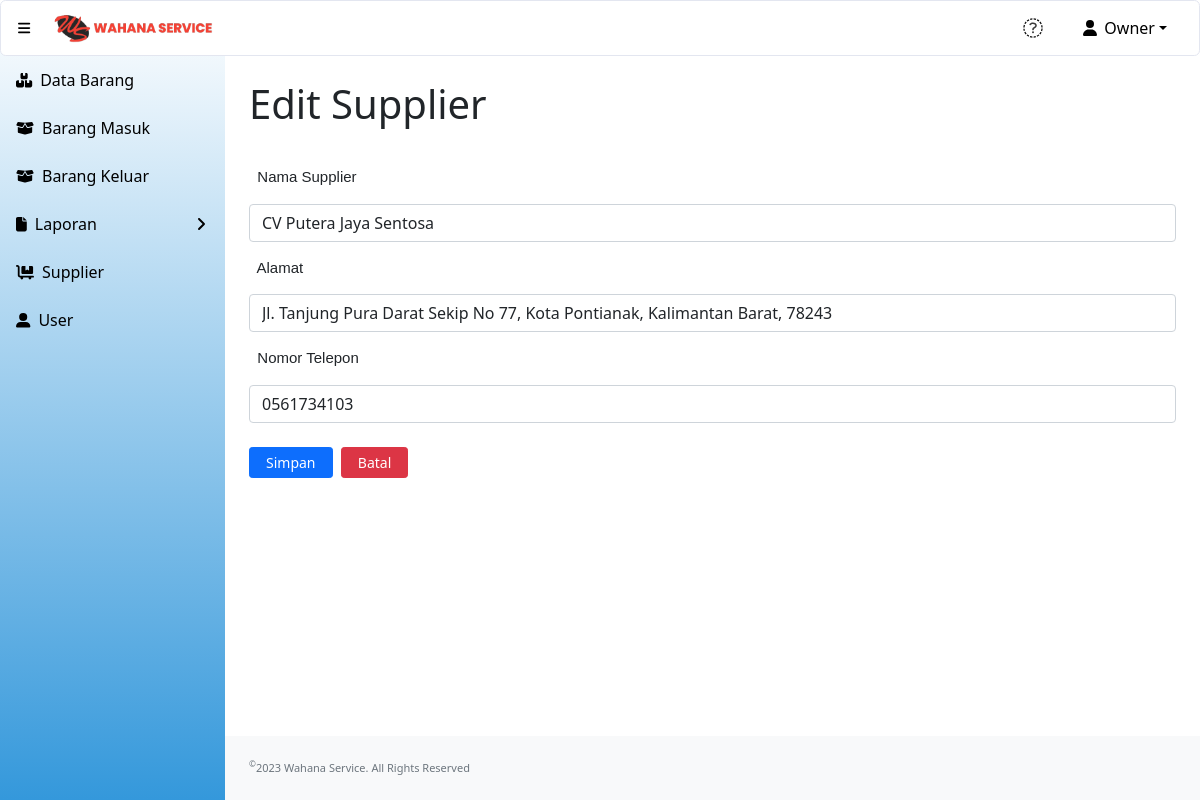
/update_supplier.php?id_supplier=1 (signed in), run on the app's committed database.
### tables this page shows
CREATE TABLE `supplier` (
  `id_supplier` int(11) NOT NULL,
  `nama_supplier` varchar(120) NOT NULL,
  `alamat` varchar(300) NOT NULL,
  `no_telp` varchar(20) NOT NULL
);

### update_supplier.php (the view, shortened to what this page needs)
<?php
include "conn.php";
?>
<!DOCTYPE html>
<html lang="en">
    <head>
        <link href="https://cdn.jsdelivr.net/npm/simple-datatables@latest/dist/style.css" rel="stylesheet" />
        <link href="css/styles.css" rel="stylesheet" />
    </head>
    <?php
        $ID=$_GET['id_supplier'];
        $sSQL=" select * from supplier where id_supplier='$ID' limit 1";
        $result=mysqli_query($koneksi, $sSQL);
        if (mysqli_num_rows($result) > 0)
        {
            while ($row=mysqli_fetch_assoc($result))
            {
                $nama = $row['nama_supplier'];
                $alamat = $row['alamat'];
                $no_telp= $row['no_telp'];
            }
        }
    ?>
    <body class="sb-nav-fixed">
    <?php include "head.php"; ?>
        <div id="layoutSidenav">
        <?php include "menu.php"; ?>
            </div>
            <div id="layoutSidenav_content">
                <div class="container-fluid px-4">
                    <h1 class="mt-4" style="padding-bottom:15px";>Edit Supplier</h1>
                    <form action="submit_update_supplier.php" class="form" method="post">
                    <label-form for="nama_supplier">&nbsp;
                        Nama Supplier
                    </label-form>
                    <input id="nama_supplier" class="form-control" type="text" name="nama_supplier" value="<?php echo $nama;?>" required/>
                    <label-form for="alamat">&nbsp;
                        Alamat
                    </label-form>
                    <input id="alamat" class="form-control" type="text" name="alamat" value="<?php echo $alamat;?>" required/>
                    <label-form for="no_telp">&nbsp;
                        Nomor Telepon
                    </label-form>
                    <input id="no_telp" class="form-control" type="number" min="50" name="no_telp" value="<?php echo $no_telp;?>" required/>
                        <div class="form-group">
                            <div class="col-sm-10">
                                <input type="submit" name="simpan" value="Simpan" class="btn btn-sm btn-primary" />&nbsp;
	                            <a href="supplier.php" class="btn btn-sm btn-danger">Batal </a>
                            </div>
                        </div>
                    </form>
                </div>
                <footer class="py-4 bg-light mt-auto">
                    <div class="container-fluid px-4">
                        <div class="d-flex align-items-center justify-content-between small">
                            <div class="text-muted"><sup>&copy;</sup>2023 Wahana Service. All Rights Reserved</div>
                        </div>
                    </div>
                </footer>
            </div>
    </body>
</html>

### data on the page
supplier: nama_supplier "CV Putera Jaya Sentosa", alamat "Jl. Tanjung Pura Darat Sekip No 77, Kota Pontianak, Kalimantan Barat, 78243", no_telp "0561734103"

### other printed values
$_SESSION['fullname'] "Owner"
